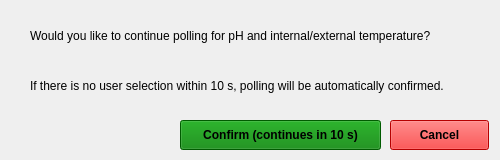
<?xml version="1.0" encoding="UTF-8"?>
<ui version="4.0">
 <class>Dialog</class>
 <widget class="QDialog" name="Dialog">
  <property name="windowModality">
   <enum>Qt::WindowModal</enum>
  </property>
  <property name="geometry">
   <rect>
    <x>0</x>
    <y>0</y>
    <width>500</width>
    <height>160</height>
   </rect>
  </property>
  <property name="sizePolicy">
   <sizepolicy hsizetype="Fixed" vsizetype="Preferred">
    <horstretch>0</horstretch>
    <verstretch>0</verstretch>
   </sizepolicy>
  </property>
  <property name="minimumSize">
   <size>
    <width>500</width>
    <height>160</height>
   </size>
  </property>
  <property name="maximumSize">
   <size>
    <width>500</width>
    <height>160</height>
   </size>
  </property>
  <property name="windowTitle">
   <string>No KORAD device detected</string>
  </property>
  <property name="modal">
   <bool>true</bool>
  </property>
  <widget class="QLabel" name="label">
   <property name="geometry">
    <rect>
     <x>30</x>
     <y>10</y>
     <width>441</width>
     <height>51</height>
    </rect>
   </property>
   <property name="text">
    <string>Would you like to continue polling for pH and internal/external temperature?</string>
   </property>
   <property name="wordWrap">
    <bool>true</bool>
   </property>
  </widget>
  <widget class="QLabel" name="timingLabel">
   <property name="geometry">
    <rect>
     <x>30</x>
     <y>60</y>
     <width>441</width>
     <height>51</height>
    </rect>
   </property>
   <property name="text">
    <string>If there is no user selection within 10 s, polling will be automatically confirmed.</string>
   </property>
   <property name="wordWrap">
    <bool>true</bool>
   </property>
  </widget>
  <widget class="QPushButton" name="confirm_continue">
   <property name="geometry">
    <rect>
     <x>180</x>
     <y>120</y>
     <width>201</width>
     <height>30</height>
    </rect>
   </property>
   <property name="styleSheet">
    <string notr="true">background-color: green; font-weight: bold;</string>
   </property>
   <property name="text">
    <string>Confirm (continues in 10 s)</string>
   </property>
   <property name="autoDefault">
    <bool>false</bool>
   </property>
  </widget>
  <widget class="QPushButton" name="cancel">
   <property name="geometry">
    <rect>
     <x>390</x>
     <y>120</y>
     <width>99</width>
     <height>30</height>
    </rect>
   </property>
   <property name="styleSheet">
    <string notr="true">background-color: red; font-weight: bold;</string>
   </property>
   <property name="text">
    <string>Cancel</string>
   </property>
   <property name="autoDefault">
    <bool>false</bool>
   </property>
  </widget>
 </widget>
 <resources/>
 <connections/>
</ui>
